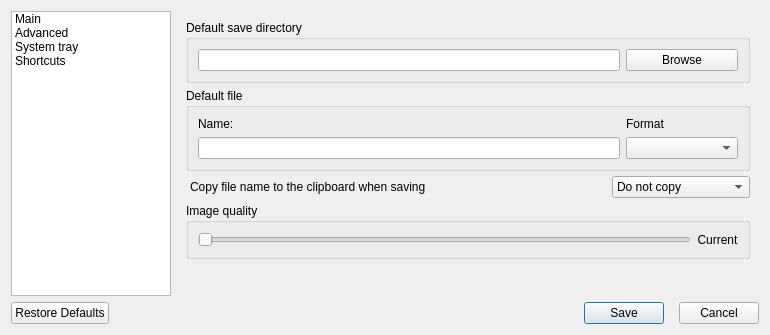
<?xml version="1.0" encoding="UTF-8"?>
<ui version="4.0">
 <class>configwidget</class>
 <widget class="QWidget" name="configwidget">
  <property name="geometry">
   <rect>
    <x>0</x>
    <y>0</y>
    <width>770</width>
    <height>335</height>
   </rect>
  </property>
  <property name="minimumSize">
   <size>
    <width>0</width>
    <height>0</height>
   </size>
  </property>
  <property name="maximumSize">
   <size>
    <width>16777215</width>
    <height>16777215</height>
   </size>
  </property>
  <property name="windowTitle">
   <string>Options</string>
  </property>
  <layout class="QGridLayout" name="gridLayout">
   <item row="0" column="0">
    <layout class="QHBoxLayout" name="horizontalLayout_3">
     <item>
      <widget class="QListWidget" name="listWidget">
       <property name="sizePolicy">
        <sizepolicy hsizetype="Preferred" vsizetype="Preferred">
         <horstretch>0</horstretch>
         <verstretch>0</verstretch>
        </sizepolicy>
       </property>
       <property name="minimumSize">
        <size>
         <width>100</width>
         <height>0</height>
        </size>
       </property>
       <property name="maximumSize">
        <size>
         <width>160</width>
         <height>16777215</height>
        </size>
       </property>
       <property name="iconSize">
        <size>
         <width>32</width>
         <height>32</height>
        </size>
       </property>
       <property name="textElideMode">
        <enum>Qt::ElideNone</enum>
       </property>
       <property name="isWrapping" stdset="0">
        <bool>false</bool>
       </property>
       <property name="resizeMode">
        <enum>QListView::Adjust</enum>
       </property>
       <property name="viewMode">
        <enum>QListView::ListMode</enum>
       </property>
       <property name="uniformItemSizes">
        <bool>false</bool>
       </property>
       <property name="wordWrap">
        <bool>true</bool>
       </property>
       <item>
        <property name="text">
         <string>Main</string>
        </property>
       </item>
       <item>
        <property name="text">
         <string>Advanced</string>
        </property>
       </item>
       <item>
        <property name="text">
         <string>System tray</string>
        </property>
       </item>
       <item>
        <property name="text">
         <string>Shortcuts</string>
        </property>
       </item>
      </widget>
     </item>
     <item>
      <widget class="QStackedWidget" name="stackedWidget">
       <property name="sizePolicy">
        <sizepolicy hsizetype="Preferred" vsizetype="Preferred">
         <horstretch>0</horstretch>
         <verstretch>0</verstretch>
        </sizepolicy>
       </property>
       <property name="currentIndex">
        <number>0</number>
       </property>
       <widget class="QWidget" name="page_6">
        <layout class="QVBoxLayout" name="verticalLayout">
         <property name="spacing">
          <number>5</number>
         </property>
         <item>
          <widget class="QGroupBox" name="groupBox">
           <property name="title">
            <string>Default save directory</string>
           </property>
           <layout class="QHBoxLayout" name="horizontalLayout_4">
            <item>
             <widget class="QLineEdit" name="editDir">
              <property name="toolTip">
               <string>Path to default selection dir for saving</string>
              </property>
             </widget>
            </item>
            <item>
             <widget class="QPushButton" name="buttonBrowse">
              <property name="minimumSize">
               <size>
                <width>112</width>
                <height>0</height>
               </size>
              </property>
              <property name="toolTip">
               <string>Browse filesystem</string>
              </property>
              <property name="text">
               <string>Browse</string>
              </property>
             </widget>
            </item>
           </layout>
          </widget>
         </item>
         <item>
          <widget class="QGroupBox" name="groupBox_1">
           <property name="title">
            <string>Default file</string>
           </property>
           <layout class="QHBoxLayout" name="horizontalLayout_5">
            <item>
             <layout class="QHBoxLayout" name="horizontalLayout_14">
              <property name="rightMargin">
               <number>0</number>
              </property>
              <item>
               <layout class="QVBoxLayout" name="verticalLayout_7">
                <item>
                 <widget class="QLabel" name="labFilename">
                  <property name="text">
                   <string>Name:</string>
                  </property>
                 </widget>
                </item>
                <item>
                 <widget class="QLineEdit" name="editFileName">
                  <property name="toolTip">
                   <string>Default filename</string>
                  </property>
                 </widget>
                </item>
               </layout>
              </item>
              <item>
               <layout class="QVBoxLayout" name="verticalLayout_9">
                <item>
                 <widget class="QLabel" name="labFormat">
                  <property name="text">
                   <string>Format</string>
                  </property>
                 </widget>
                </item>
                <item>
                 <widget class="QComboBox" name="cbxFormat">
                  <property name="minimumSize">
                   <size>
                    <width>112</width>
                    <height>0</height>
                   </size>
                  </property>
                  <property name="toolTip">
                   <string>Default saving image format</string>
                  </property>
                 </widget>
                </item>
               </layout>
              </item>
             </layout>
            </item>
           </layout>
          </widget>
         </item>
         <item>
          <layout class="QHBoxLayout" name="horizontalLayout_11">
           <property name="leftMargin">
            <number>4</number>
           </property>
           <item>
            <widget class="QLabel" name="labCopyFileName">
             <property name="text">
              <string>Copy file name to the clipboard when saving</string>
             </property>
            </widget>
           </item>
           <item>
            <widget class="QComboBox" name="cbxCopyFileName">
             <property name="sizePolicy">
              <sizepolicy hsizetype="Fixed" vsizetype="Fixed">
               <horstretch>0</horstretch>
               <verstretch>0</verstretch>
              </sizepolicy>
             </property>
             <item>
              <property name="text">
               <string>Do not copy</string>
              </property>
             </item>
             <item>
              <property name="text">
               <string>Copy file name only</string>
              </property>
             </item>
             <item>
              <property name="text">
               <string>Copy full file path</string>
              </property>
             </item>
            </widget>
           </item>
          </layout>
         </item>
         <item>
          <widget class="QGroupBox" name="groupQuality">
           <property name="title">
            <string>Image quality</string>
           </property>
           <layout class="QHBoxLayout" name="horizontalLayout_2">
            <item>
             <widget class="QSlider" name="slideImgQuality">
              <property name="toolTip">
               <string>Image quality (1 - small file, 100 - high quality)</string>
              </property>
              <property name="maximum">
               <number>100</number>
              </property>
              <property name="singleStep">
               <number>1</number>
              </property>
              <property name="orientation">
               <enum>Qt::Horizontal</enum>
              </property>
             </widget>
            </item>
            <item>
             <widget class="QLabel" name="labImgQualityCurrent">
              <property name="text">
               <string notr="true">Current</string>
              </property>
              <property name="alignment">
               <set>Qt::AlignCenter</set>
              </property>
             </widget>
            </item>
           </layout>
          </widget>
         </item>
         <item>
          <spacer name="verticalSpacer_5">
           <property name="orientation">
            <enum>Qt::Vertical</enum>
           </property>
           <property name="sizeHint" stdset="0">
            <size>
             <width>20</width>
             <height>298</height>
            </size>
           </property>
          </spacer>
         </item>
        </layout>
       </widget>
       <widget class="QWidget" name="page_2">
        <layout class="QVBoxLayout" name="verticalLayout_3">
         <property name="spacing">
          <number>5</number>
         </property>
         <property name="topMargin">
          <number>0</number>
         </property>
         <property name="rightMargin">
          <number>0</number>
         </property>
         <property name="bottomMargin">
          <number>0</number>
         </property>
         <item>
          <layout class="QHBoxLayout" name="horizontalLayout_10">
           <property name="leftMargin">
            <number>16</number>
           </property>
          </layout>
         </item>
         <item>
          <widget class="QCheckBox" name="checkIncDate">
           <property name="toolTip">
            <string>Inserting current date time into saved filename</string>
           </property>
           <property name="text">
            <string>Insert current date and time in file name</string>
           </property>
          </widget>
         </item>
         <item>
          <layout class="QHBoxLayout" name="horizontalLayout_8">
           <item>
            <widget class="QLabel" name="labMask">
             <property name="text">
              <string>Template: </string>
             </property>
            </widget>
           </item>
           <item>
            <widget class="QLineEdit" name="editDateTmeTpl">
             <property name="sizePolicy">
              <sizepolicy hsizetype="Minimum" vsizetype="Fixed">
               <horstretch>0</horstretch>
               <verstretch>0</verstretch>
              </sizepolicy>
             </property>
             <property name="minimumSize">
              <size>
               <width>256</width>
               <height>0</height>
              </size>
             </property>
            </widget>
           </item>
          </layout>
         </item>
         <item>
          <widget class="QLabel" name="labMaskExample">
           <property name="text">
            <string>Example: </string>
           </property>
           <property name="alignment">
            <set>Qt::AlignCenter</set>
           </property>
          </widget>
         </item>
         <item>
          <widget class="QCheckBox" name="checkAutoSave">
           <property name="toolTip">
            <string>Automatically saving screenshots in grabbing process</string>
           </property>
           <property name="text">
            <string>Autosave screenshot</string>
           </property>
          </widget>
         </item>
         <item>
          <layout class="QHBoxLayout" name="horizontalLayout_12">
           <property name="leftMargin">
            <number>16</number>
           </property>
           <item>
            <widget class="QCheckBox" name="checkAutoSaveFirst">
             <property name="text">
              <string>Save first screenshot</string>
             </property>
            </widget>
           </item>
          </layout>
         </item>
         <item>
          <widget class="QCheckBox" name="checkAllowCopies">
           <property name="toolTip">
            <string>Allow run multiplies copy of ScreenGrab</string>
           </property>
           <property name="text">
            <string>Allow multiple instances of ScreenGrab</string>
           </property>
          </widget>
         </item>
         <item>
          <widget class="QCheckBox" name="cbxEnableExtView">
           <property name="toolTip">
            <string>Open in external viewer on double click</string>
           </property>
           <property name="text">
            <string>Enable external viewer</string>
           </property>
          </widget>
         </item>
         <item>
          <widget class="QCheckBox" name="checkFitInside">
           <property name="toolTip">
            <string>If this is unchecked, the selected area
might become larger to fit to outer edges</string>
           </property>
           <property name="text">
            <string>Fit to edges inside selected area by right clicking</string>
           </property>
          </widget>
         </item>
         <item>
          <spacer name="verticalSpacer_2">
           <property name="orientation">
            <enum>Qt::Vertical</enum>
           </property>
           <property name="sizeHint" stdset="0">
            <size>
             <width>20</width>
             <height>66</height>
            </size>
           </property>
          </spacer>
         </item>
        </layout>
       </widget>
       <widget class="QWidget" name="page_4">
        <layout class="QVBoxLayout" name="verticalLayout_13">
         <property name="spacing">
          <number>5</number>
         </property>
         <property name="topMargin">
          <number>0</number>
         </property>
         <property name="rightMargin">
          <number>0</number>
         </property>
         <property name="bottomMargin">
          <number>0</number>
         </property>
         <item>
          <layout class="QVBoxLayout" name="verticalLayout_4">
           <item>
            <widget class="QCheckBox" name="checkShowTray">
             <property name="text">
              <string>Show ScreenGrab in the system tray</string>
             </property>
            </widget>
           </item>
           <item>
            <layout class="QHBoxLayout" name="horizontalLayout_6">
             <item>
              <widget class="QLabel" name="labTrayMessages">
               <property name="text">
                <string>Tray messages:</string>
               </property>
              </widget>
             </item>
             <item>
              <widget class="QComboBox" name="cbxTrayMsg">
               <property name="sizePolicy">
                <sizepolicy hsizetype="Fixed" vsizetype="Fixed">
                 <horstretch>0</horstretch>
                 <verstretch>0</verstretch>
                </sizepolicy>
               </property>
               <property name="toolTip">
                <string>Tray messages display mode</string>
               </property>
               <item>
                <property name="text">
                 <string>Never</string>
                </property>
               </item>
               <item>
                <property name="text">
                 <string>Tray mode</string>
                </property>
               </item>
               <item>
                <property name="text">
                 <string>Always</string>
                </property>
               </item>
              </widget>
             </item>
            </layout>
           </item>
           <item>
            <layout class="QHBoxLayout" name="horizontalLayout_7">
             <item>
              <widget class="QLabel" name="labTimeTrayMess">
               <property name="text">
                <string>Time of display tray messages</string>
               </property>
               <property name="textFormat">
                <enum>Qt::PlainText</enum>
               </property>
              </widget>
             </item>
             <item>
              <widget class="QSpinBox" name="timeTrayMess">
               <property name="sizePolicy">
                <sizepolicy hsizetype="Fixed" vsizetype="Fixed">
                 <horstretch>0</horstretch>
                 <verstretch>0</verstretch>
                </sizepolicy>
               </property>
               <property name="toolTip">
                <string>Time to display tray messages</string>
               </property>
               <property name="suffix">
                <string> sec</string>
               </property>
               <property name="minimum">
                <number>1</number>
               </property>
               <property name="maximum">
                <number>10</number>
               </property>
               <property name="value">
                <number>5</number>
               </property>
              </widget>
             </item>
            </layout>
           </item>
           <item>
            <widget class="QCheckBox" name="checkInTray">
             <property name="toolTip">
              <string>Minimize to tray on click close button</string>
             </property>
             <property name="text">
              <string>Minimize to tray when closing</string>
             </property>
            </widget>
           </item>
           <item>
            <spacer name="verticalSpacer_3">
             <property name="orientation">
              <enum>Qt::Vertical</enum>
             </property>
             <property name="sizeHint" stdset="0">
              <size>
               <width>20</width>
               <height>40</height>
              </size>
             </property>
            </spacer>
           </item>
          </layout>
         </item>
        </layout>
       </widget>
       <widget class="QWidget" name="page_5">
        <layout class="QVBoxLayout" name="verticalLayout_14">
         <property name="topMargin">
          <number>0</number>
         </property>
         <property name="rightMargin">
          <number>0</number>
         </property>
         <property name="bottomMargin">
          <number>0</number>
         </property>
         <item>
          <widget class="QTreeWidget" name="treeKeys">
           <property name="editTriggers">
            <set>QAbstractItemView::NoEditTriggers</set>
           </property>
           <column>
            <property name="text">
             <string>Action</string>
            </property>
           </column>
           <column>
            <property name="text">
             <string>Shortcut</string>
            </property>
           </column>
           <item>
            <property name="text">
             <string>Global shortcuts</string>
            </property>
            <property name="text">
             <string/>
            </property>
            <item>
             <property name="text">
              <string>Full screen</string>
             </property>
            </item>
            <item>
             <property name="text">
              <string>Active window</string>
             </property>
            </item>
            <item>
             <property name="text">
              <string>Area select</string>
             </property>
            </item>
           </item>
           <item>
            <property name="text">
             <string>Local shortcuts</string>
            </property>
            <item>
             <property name="text">
              <string>New screen</string>
             </property>
            </item>
            <item>
             <property name="text">
              <string>Save screen</string>
             </property>
            </item>
            <item>
             <property name="text">
              <string>Copy screen</string>
             </property>
            </item>
            <item>
             <property name="text">
              <string>Options</string>
             </property>
            </item>
            <item>
             <property name="text">
              <string>Help</string>
             </property>
            </item>
            <item>
             <property name="text">
              <string>Quit</string>
             </property>
            </item>
           </item>
          </widget>
         </item>
         <item>
          <layout class="QHBoxLayout" name="horizontalLayout_9">
           <item>
            <widget class="QLabel" name="labUsedShortcut">
             <property name="text">
              <string>Selected shortcut:</string>
             </property>
            </widget>
           </item>
           <item>
            <widget class="QKeySequenceWidget" name="keyWidget" native="true">
             <property name="noneText" stdset="0">
              <string>Not defined</string>
             </property>
            </widget>
           </item>
          </layout>
         </item>
        </layout>
       </widget>
      </widget>
     </item>
    </layout>
   </item>
   <item row="1" column="0">
    <layout class="QHBoxLayout" name="horizontalLayout_13">
     <item>
      <widget class="QDialogButtonBox" name="buttonBox_1">
       <property name="standardButtons">
        <set>QDialogButtonBox::RestoreDefaults</set>
       </property>
      </widget>
     </item>
     <item>
      <spacer name="horizontalSpacer">
       <property name="orientation">
        <enum>Qt::Horizontal</enum>
       </property>
       <property name="sizeHint" stdset="0">
        <size>
         <width>40</width>
         <height>20</height>
        </size>
       </property>
      </spacer>
     </item>
     <item>
      <spacer name="horizontalSpacer_2">
       <property name="orientation">
        <enum>Qt::Horizontal</enum>
       </property>
       <property name="sizeHint" stdset="0">
        <size>
         <width>40</width>
         <height>20</height>
        </size>
       </property>
      </spacer>
     </item>
     <item>
      <layout class="QHBoxLayout" name="horizontalLayout">
       <item>
        <widget class="QDialogButtonBox" name="buttonBox_2">
         <property name="standardButtons">
          <set>QDialogButtonBox::Save</set>
         </property>
        </widget>
       </item>
       <item>
        <widget class="QDialogButtonBox" name="buttonBox_3">
         <property name="standardButtons">
          <set>QDialogButtonBox::Cancel</set>
         </property>
        </widget>
       </item>
      </layout>
     </item>
    </layout>
   </item>
  </layout>
 </widget>
 <customwidgets>
  <customwidget>
   <class>QKeySequenceWidget</class>
   <extends>QWidget</extends>
   <header>qkeysequencewidget.h</header>
  </customwidget>
 </customwidgets>
 <resources/>
 <connections/>
</ui>
